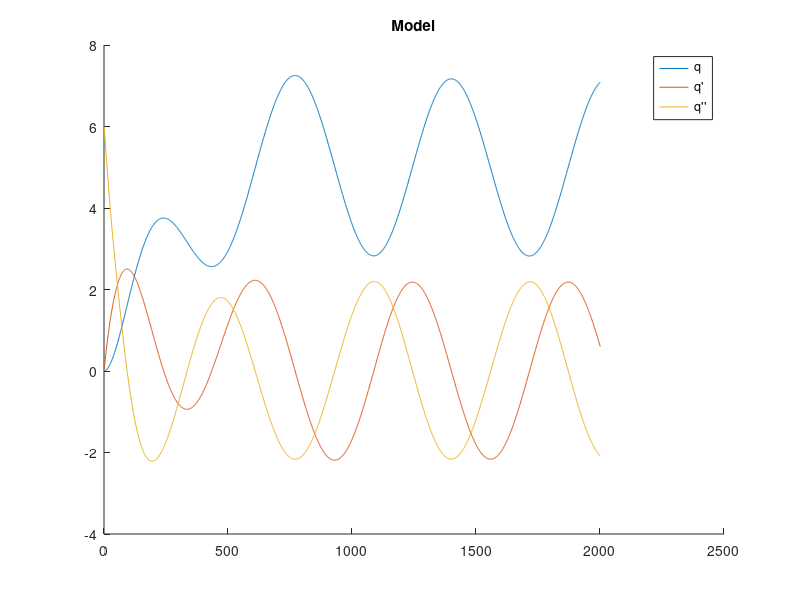
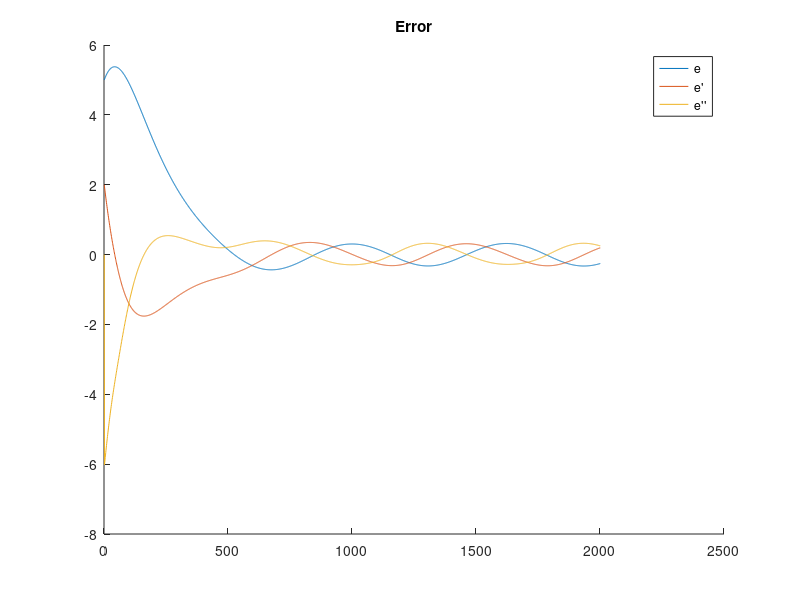
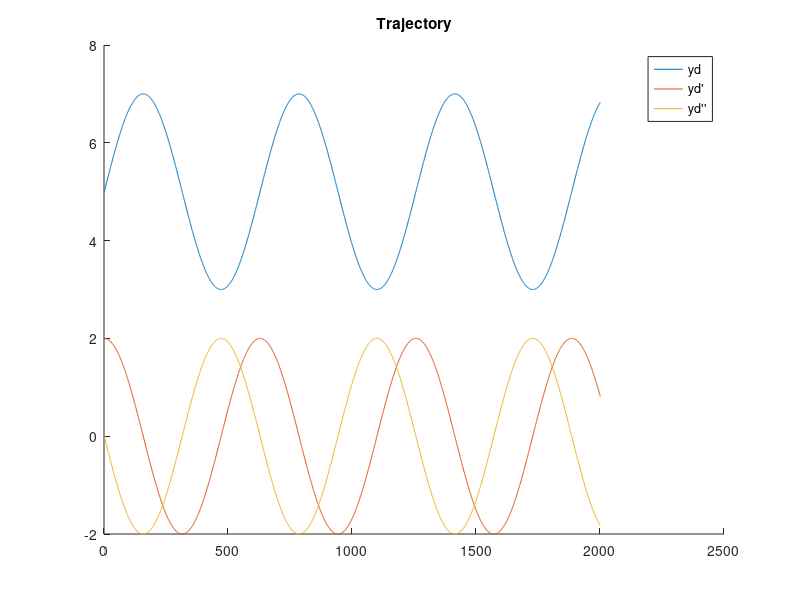

The MATLAB script that drew these images, in order:
% author: Mesih Veysi Kılınç
% date:   11-07-2019
% title:  Nonlinear Controller Simulation with parameter errors.
clc
clear all

%model parameters
m = 1.5; b = 2;
%there is an %20 percent estimation error
md = 1.8; bd = 2.4;

%gains
a = 1; k = 1;

q = 0;  qdot = 0; qddot = 0;
yd = 5; ydot = 0; yddot = 0;
e = yd-q; edot = 0; eddot = 0; 

%for ploting
index = 1;
qp = []; qdotp = []; qddotp = [];
ep = []; edotp = []; eddotp = [];
ydp = []; ydotp = []; yddotp = [];

step = 0.01;
for t=0:step:20
  
  %desired trajectory
  yd = 5 + 2*sin(t);
  ydot = 2*cos(t);
  yddot = -2*sin(t);
  
  %errors
  e = yd - q;
  edot = ydot - qdot;
  eddot = yddot - qddot;
  
  %control signal
  u = bd*q*qdot+md*(1+q*q)*yddot + (1+q*q)*(k*(edot + a*e) + a*edot);
  
  %model
  qddot = (u-(b*q*qdot))/(m*(1+q*q));
  
  %integrate
  qdot = qdot + qddot*step;
  q  = q  + qdot*step;
  
  %for plotting
  qp(index) = q;
  qdotp(index) = qdot;
  qddotp(index) = qddot;
  ep(index) = e;
  edotp(index) = edot;
  eddotp(index) = eddot;
  ydp(index) = yd;
  ydotp(index) = ydot;
  yddotp(index) = yddot;
  index = index+1;
endfor

figure(1)
hold on;
plot(qp);
plot(qdotp);
plot(qddotp);
legend("q", "q'", "q''");
title("Model");

figure(2)
hold on;
plot(ep)
plot(edotp)
plot(eddotp)
legend("e", "e'", "e''");
title("Error");

figure(3)
hold on;
plot(ydp)
plot(ydotp)
plot(yddotp)
legend("yd", "yd'", "yd''");
title("Trajectory");
